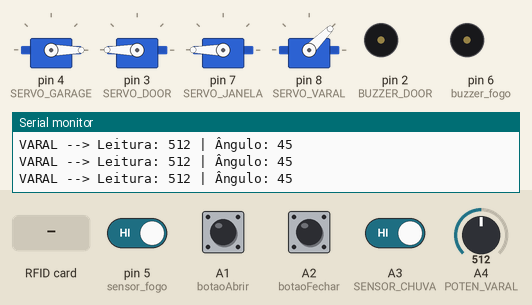
The sketch below on a simulated Arduino Uno, built with avr-gcc and run on an emulated ATmega328P. Shown: 4 × servo, buzzer (waves = sounding, pin HIGH), the last lines printed to the serial monitor. Inputs (shaded band) come from the test bench; at power-on: A1 (botaoAbrir), A2 (botaoFechar), A3 (SENSOR_CHUVA), pin 5 (sensor_fogo) HIGH, A4 (POTEN_VARAL) = 512. Pins used as bus, display or sensor lines are not drawn.

Above: at 1.2 s.
1.3 s: pin 5 (sensor_fogo) driven LOW
At 2.3 s:
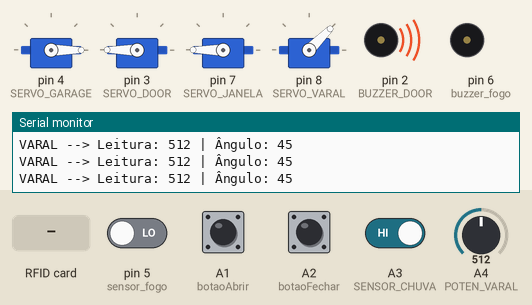
4.3 s: A3 (SENSOR_CHUVA) driven LOW
At 5.2 s:
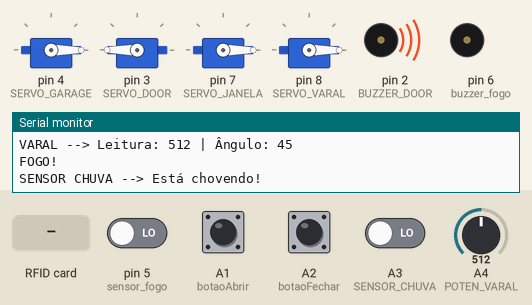
7.3 s: RFID card 53 51 08 E4 held to the reader
At 9.8 s:
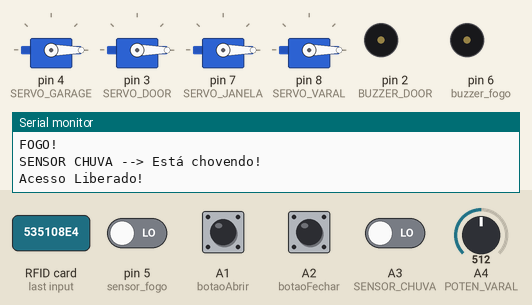
10.3 s: A3 (SENSOR_CHUVA) driven HIGH
At 13.2 s:
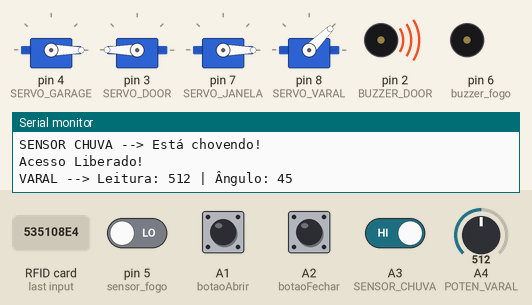
13.3 s: A4 (POTEN_VARAL) set to 716
At 16.2 s:
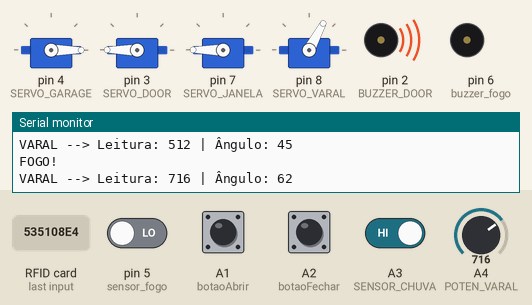
16.3 s: RFID card 07 E3 41 66 held to the reader
At 20.2 s:
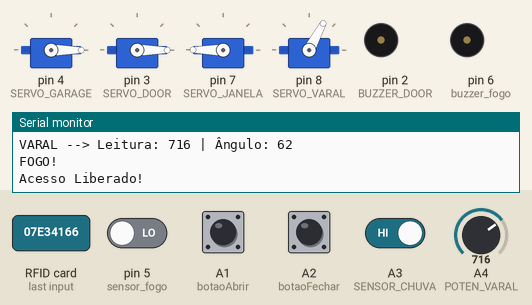
Timing chart, 0 to 20.3 s (numbered marks = the images above; inputs shaded):
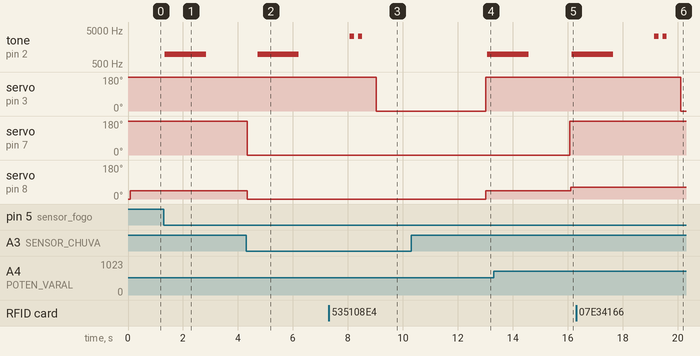

Measured:
- after the input at 1.3 s, tone on pin 2 (BUZZER_DOOR): silent → 960 Hz at once, → silent 1.5 s later
- after the input at 4.3 s, servo on pin 7 (SERVO_JANELA): 180° → 0° at once; servo on pin 8 (SERVO_VARAL): 45° → 0° at once
- after the input at 7.3 s, servo on pin 3 (SERVO_DOOR): 180° → 0° after 1.7 s
- after the input at 10.3 s, servo on pin 8 (SERVO_VARAL): 0° → 45° after 2.7 s
- after the input at 13.3 s, servo on pin 8 (SERVO_VARAL): 45° → 62° after 2.8 s
- after the input at 16.3 s, servo on pin 3 (SERVO_DOOR): 180° → 0° after 3.8 s

The sketch:

arduino2_completo.ino
```cpp
// ======================
// VERIFICAÇÃO RFID
// ======================

//CONEXÕES RFID: SDA - 10 | SCK - 13 | MOSI - 11 | MISO - 12 | RST - 9
#include <MFRC522.h>
#include <SPI.h>
#include <Servo.h>

#define PINO_RST 9
#define PINO_SDA 10
#define BUZZER_DOOR 2
#define SERVO_DOOR 3

MFRC522 rfid(PINO_SDA, PINO_RST); // Objeto do RFID
Servo MICRO_DOOR; // Objeto do Servo responsável pela porta

// Variáveis usadas para verificação
String cartao_rf = " 53 51 08 e4";
String chaveiro_rf = " 07 e3 41 66";
int FREQUENCIA = 3300;

// ======================
// GARAGEM
// ======================
#define SERVO_GARAGE 4
#define botaoAbrir A1
#define botaoFechar A2

Servo MICRO_GARAGE;

int leituraAbrirAtual,  leituraAbrirAnterior  = HIGH;
int leituraFecharAtual, leituraFecharAnterior = HIGH;

int anguloAtual   = 0;
int anguloDestino = 0;

// ======================
// SENSOR DE FOGO
// ======================
#define sensor_fogo 5
#define buzzer_fogo 6
#define freq_fogo 960

// ======================
// JANELA
// ======================
#define SENSOR_CHUVA A3
#define SERVO_JANELA 7

Servo MICRO_JANELA;

// ======================
// VARAL
// ======================
#define POTEN_VARAL A4
#define SERVO_VARAL 8

Servo MICRO_VARAL;

int largura_v = 0;
int angulo_v = 0;
int leitura_v = 0;


void setup() {
  // GERAL
  Serial.begin(9600);

  // GARAGEM
  MICRO_GARAGE.attach(SERVO_GARAGE);
  MICRO_GARAGE.write(0);

  pinMode(botaoAbrir, INPUT_PULLUP);
  pinMode(botaoFechar, INPUT_PULLUP);

  // RFID
  SPI.begin();
  rfid.PCD_Init();

  pinMode(BUZZER_DOOR, OUTPUT);

  MICRO_DOOR.attach(SERVO_DOOR);
  MICRO_DOOR.write(180);

  // SENSOR DE FOGO
  pinMode(sensor_fogo, INPUT);
  pinMode(buzzer_fogo, OUTPUT);

  // JANELA
  pinMode(SENSOR_CHUVA, INPUT);
  MICRO_JANELA.attach(SERVO_JANELA);
  MICRO_JANELA.write(180);

  // VARAL
  MICRO_VARAL.attach(SERVO_VARAL);
  MICRO_VARAL.write(0);

  // APÓS TUDO
  Serial.println("Sistema iniciado. Aproxime a TAG.");
}

void loop() {
  // ======================
  // 1. FOGO
  // ======================
  if (!digitalRead(sensor_fogo)) {
    alarmeIncendio();
    Serial.println("FOGO!");
  }

  // ======================
  // 2. CHUVA
  // ======================
  if (!digitalRead(SENSOR_CHUVA)) {
    MICRO_JANELA.write(0);   // Fecha janela quando chove
    MICRO_VARAL.write(0);
    Serial.println("SENSOR CHUVA --> Está chovendo!");
    delay(350);
  } else {
    MICRO_JANELA.write(180);     // Abre janela quando não chove
  }

  // ======================
  // 3. GARAGEM
  // ======================
  leituraAbrirAtual  = digitalRead(botaoAbrir);
  leituraFecharAtual = digitalRead(botaoFechar);

  if (leituraAbrirAtual == LOW && leituraAbrirAnterior == HIGH) {
    anguloDestino = 100;
    Serial.println("GARAGEM --> Abrindo.");
    delay(100);
  }

  if (leituraFecharAtual == LOW && leituraFecharAnterior == HIGH) {
    anguloDestino = 0;
    Serial.println("GARAGEM --> Fechando.");
    delay(100);
  }

  leituraAbrirAnterior  = leituraAbrirAtual;
  leituraFecharAnterior = leituraFecharAtual;

  // ======================
  // 4. RFID
  // ======================
  String conteudo = "";

  if (rfid.PICC_IsNewCardPresent() && rfid.PICC_ReadCardSerial()) {

    for (byte i = 0; i < rfid.uid.size; i++) {
      conteudo.concat(String(rfid.uid.uidByte[i] < 16 ? " 0" : " "));
      conteudo.concat(String(rfid.uid.uidByte[i], HEX));
    }

    if (conteudo == chaveiro_rf || conteudo == cartao_rf) {
      Serial.println("Acesso Liberado!");
      efeitoAcesso();
      MICRO_DOOR.write(0);
      delay(4000);
      MICRO_DOOR.write(180);
    }
    else {
      Serial.println("TAG desconhecida:");
      Serial.println(conteudo);
      efeitoErro();
      delay(1500);
    }
  }

  // ======================
  // 5. MOVIMENTO LENTO - GARAGEM
  // ======================
  moverServoLento();


  // ======================
  // 6. VARAL
  // ======================
  // Ler o potenciômetro (0 a 1023)

  if (digitalRead(SENSOR_CHUVA)) {
    leitura_v = analogRead(POTEN_VARAL);

    // Converter para ângulo (0 a 90)
    angulo_v = map(leitura_v, 0, 1023, 0, 90); //map(valor, minEntrada, maxEntrada, minSaida, maxSaida)

    // Mover o servo
    MICRO_VARAL.write(angulo_v);

    // Mostrar no serial
    Serial.print("VARAL --> Leitura: ");
    Serial.print(leitura_v);
    Serial.print(" | Ângulo: ");
    Serial.println(angulo_v);

    delay(50);
  }
}

  // ======================
  // FUNÇÕES USADAS NO SISTEMA
  // ======================
void moverServoLento() {
  if (anguloAtual < anguloDestino) {
    anguloAtual++;
    MICRO_GARAGE.write(anguloAtual);
    delay(15);
  }
  else if (anguloAtual > anguloDestino) {
    anguloAtual--;
    MICRO_GARAGE.write(anguloAtual);
    delay(15);
  }
}

void abrirEFecharGarage() {
  anguloDestino = 90;
  delay(15000);
  anguloDestino = 0;
}

void efeitoAcesso() {
  tone(BUZZER_DOOR, FREQUENCIA); delay(150);
  noTone(BUZZER_DOOR);           delay(150);
  tone(BUZZER_DOOR, FREQUENCIA); delay(150);
  noTone(BUZZER_DOOR);           delay(500);
}

void efeitoErro() {
  for (int i = 0; i < 3; i++) {
    tone(BUZZER_DOOR, FREQUENCIA);
    delay(100);
    noTone(BUZZER_DOOR);
    delay(100);
  }
}

void alarmeIncendio() {
  tone(BUZZER_DOOR, freq_fogo);
  delay(1500);
  noTone(BUZZER_DOOR);
  delay(1500);
}
```
